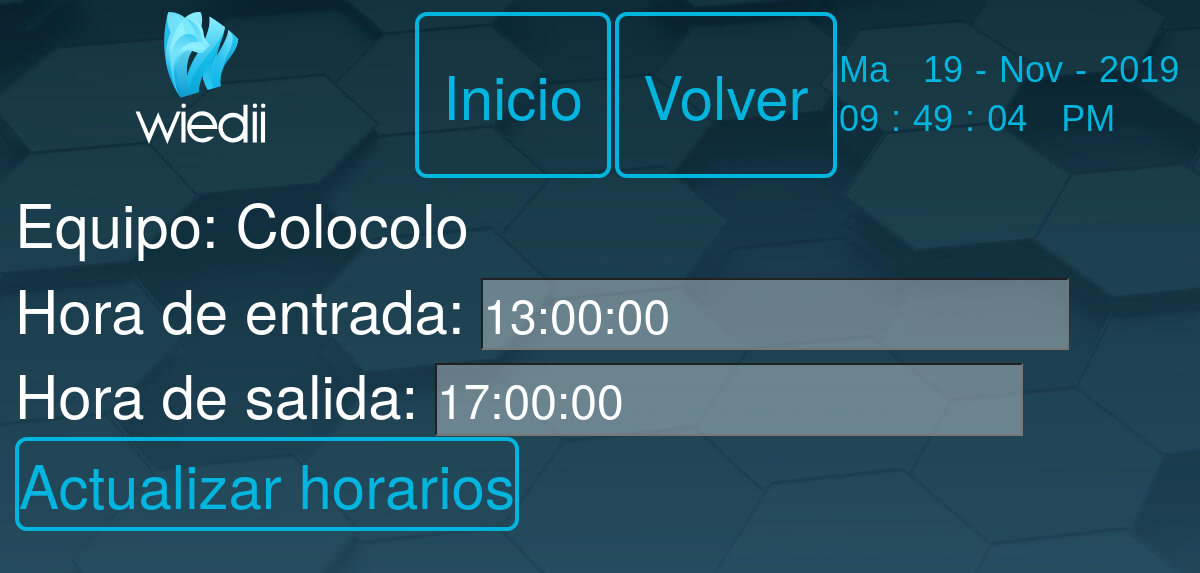
Before: /include/edit_teams.php?id=1 with the older database file.
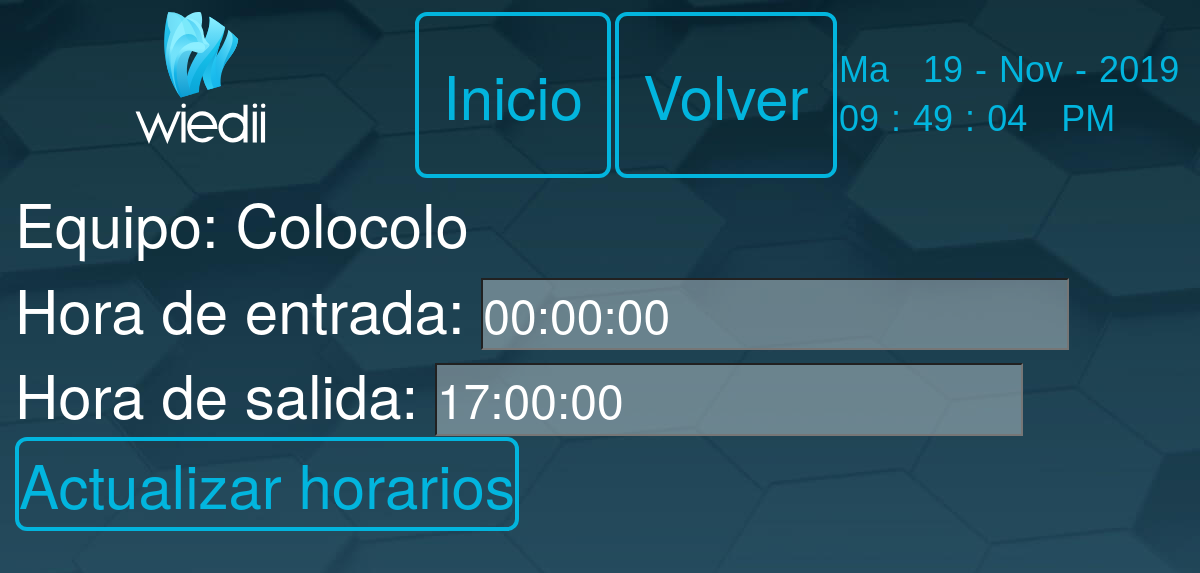
After: the same page with the newer database file.
### tables this page shows
CREATE TABLE `equipos` (
  `Id_equipo` int(11) NOT NULL,
  `nombre_equipo` varchar(255) NOT NULL,
  `hora_entrada` time NOT NULL,
  `hora_salida` time NOT NULL
);

### include/edit_teams.php (the view, shortened to what this page needs)
<?php
include "../db.php";
$hora_entrada = '';
$hora_salida= '';
if  (isset($_GET['id'])) {
  $id = $_GET['id'];
  $query = "SELECT * FROM equipos WHERE Id_equipo=$id";
  $result_team = mysqli_query($conn, $query);
  if (mysqli_num_rows($result_team) == 1) {
    $row = mysqli_fetch_array($result_team);
    $hora_entrada = $row['hora_entrada'];
    $hora_salida= $row['hora_salida'];
    $equipo=$row['nombre_equipo'];
  }
  else echo "<script>
         alert('No ha encontrado nada, error en la base de datos');window.history.back()</script>";
}
?>
<?php include('header.php'); ?>
<div class="container p-4">
  <div class="row">
    <div class="">
      <div class="card card-body">
      <form action="edit_teams.php?id=<?php echo $_GET['id']; ?>" method="POST">
        <div class="form-group" style="margin-top: 15vw;">
          Equipo: <?php echo $equipo?>
          <br>
          Hora de entrada:
          <input name="hora_entrada" type="text"  value="<?php echo $hora_entrada; ?>"
          placeholder="07:00:00">
          <br>
          Hora de salida:
          <input name="hora_salida" value="<?php echo $hora_salida; ?>"placeholder="07:00:00" >
        <br>
        <button class="bguarda btn" name="updatet">
          Actualizar horarios</button>
        </div>
      </form>
      </div>
    </div>
  </div>
</div>
<?php include('footer.php'); ?>

Changed rows visible on the page:
changed equipos "Colocolo": hora_entrada "13:00:00" → "00:00:00"
